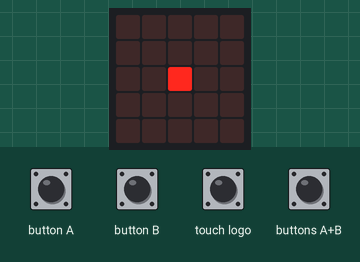
The program below on a simulated Calliope mini (MakeCode). On the bench: the board's 5×5 LED display. Inputs (shaded band) come from the test bench. Random numbers come from a fixed seed.

Above: at 1.2 s.
1.3 s: touch logo pressed for 0.15 s
At 1.9 s:
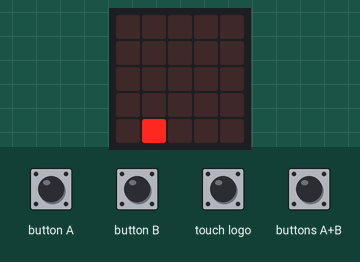
At 3.2 s:
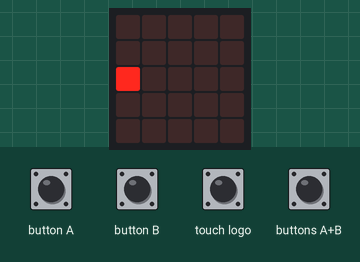
4.4 s: button B pressed for 0.15 s
7.5 s: buttons A+B pressed for 0.15 s
At 10.5 s:
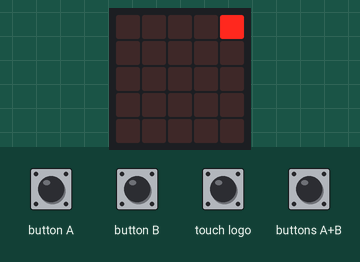
10.6 s: buttons A+B pressed for 1 s
At 14.4 s:
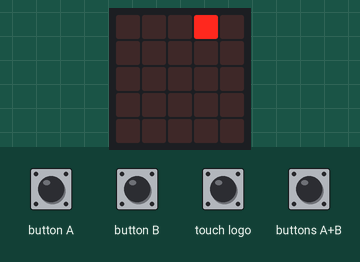
14.6 s: button A pressed for 0.15 s
17.7 s: button B pressed for 0.15 s
Timing chart, 0 to 20.7 s (numbered marks = the images above; inputs shaded):
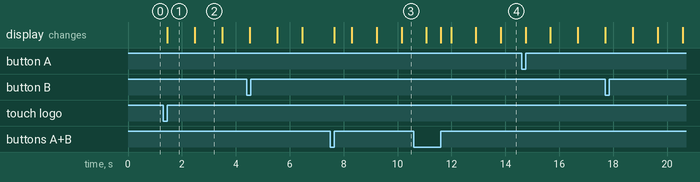

The program:

main.ts
```typescript
input.onLogoEvent(TouchButtonEvent.Pressed, function () {
    if (Oliver == 0) {
        Oliver = 1
    } else {
        Oliver = 0
    }
})
input.onButtonEvent(Button.A, input.buttonEventClick(), function () {
    Häufigkeit += 100
})
input.onButtonEvent(Button.AB, input.buttonEventClick(), function () {
    Licht.set(LedSpriteProperty.X, randint(0, 4))
    Licht.set(LedSpriteProperty.Y, randint(0, 4))
})
input.onButtonEvent(Button.B, input.buttonEventClick(), function () {
    Häufigkeit += -100
})
let Oliver = 0
let Licht: game.LedSprite = null
let Häufigkeit = 1000
Licht = game.createSprite(2, 2)
Oliver = 0
basic.forever(function () {
    if (Oliver == 1) {
        Licht.set(LedSpriteProperty.X, randint(0, 4))
        Licht.set(LedSpriteProperty.Y, randint(0, 4))
        basic.pause(Häufigkeit)
    }
})
```

test.ts
```typescript
// Hier kann man Tests durchführen; diese Datei wird nicht kompiliert, wenn dieses Paket als Erweiterung verwendet wird.
```

Measured:
- after the input at 1.3 s, the display: changes after 0.16 s (image 1)
- what the display in image 1 shows lasts 1.0 s, from 1.5 s to 2.5 s
